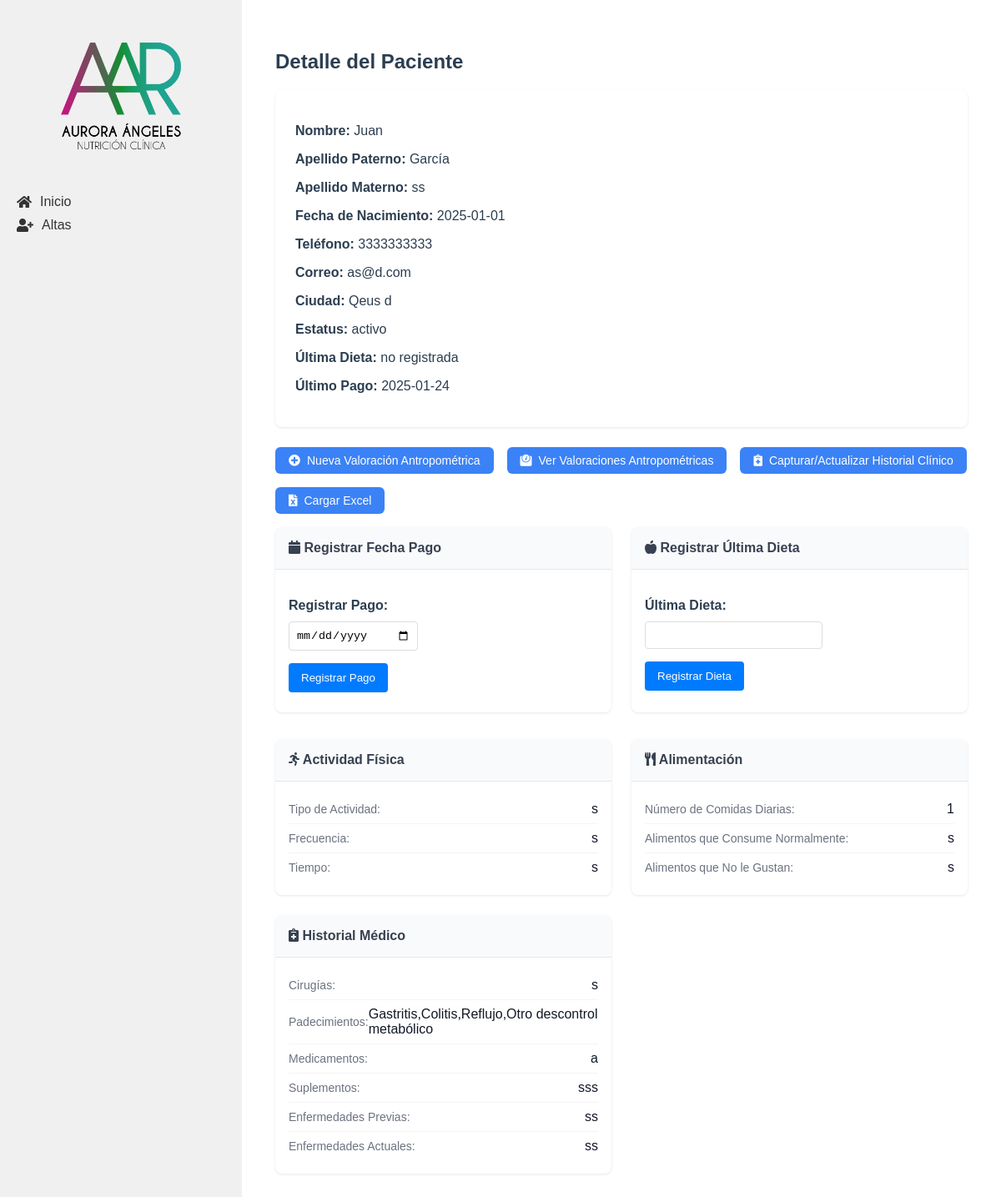
Before: /pacientes/2 with the older database file.
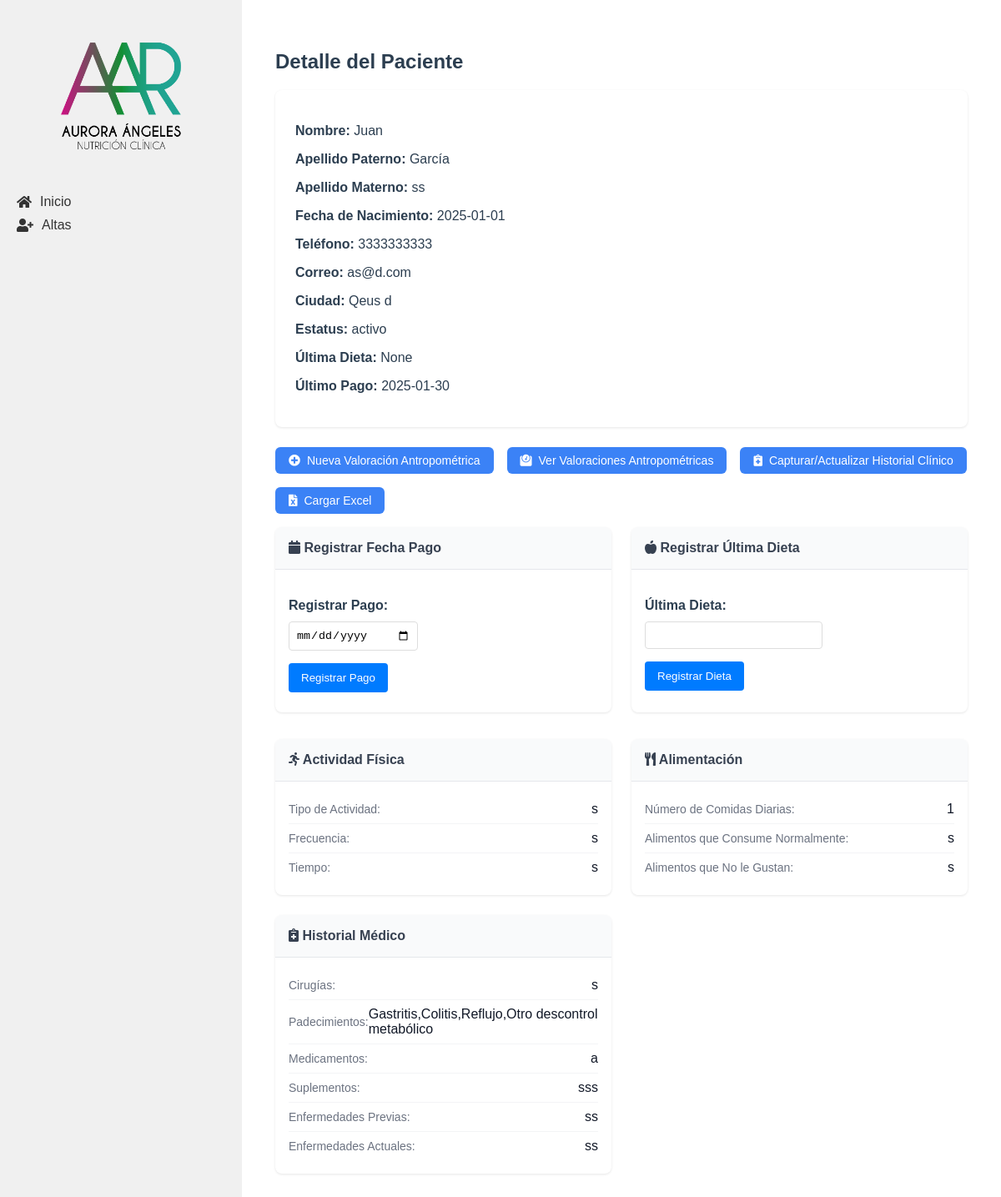
After: the same page with the newer database file.
### tables this page shows
CREATE TABLE "valoracion_antropometrica" (
    id INTEGER PRIMARY KEY AUTOINCREMENT,
    paciente_id INTEGER NOT NULL,
    numero_cita INTEGER NOT NULL,
    fecha DATE NOT NULL,
    estatura FLOAT NOT NULL,
    peso FLOAT NOT NULL,
    imc FLOAT NOT NULL,
    grasa FLOAT NOT NULL,
    cintura FLOAT NOT NULL,
    torax FLOAT NOT NULL,
    brazo FLOAT NOT NULL,
    cadera FLOAT NOT NULL,
    pierna FLOAT NOT NULL,
    pantorrilla FLOAT NOT NULL,
    tension_arterial TEXT NOT NULL,
    frecuencia_cardiaca INTEGER NOT NULL,
    bicep FLOAT NOT NULL,
    tricep FLOAT NOT NULL,
    suprailiaco FLOAT NOT NULL,
    subescapular FLOAT NOT NULL,
    femoral FLOAT,
    porcentaje_grasa FLOAT NOT NULL,
    ultima_dieta TEXT,
    FOREIGN KEY (paciente_id) REFERENCES pacientes (id)
);

CREATE TABLE pagos (
    id INTEGER PRIMARY KEY AUTOINCREMENT,
    paciente_id INTEGER NOT NULL,
    fecha_pago DATE NOT NULL,
    FOREIGN KEY (paciente_id) REFERENCES pacientes (id)
);

### app/controllers/pacientes.py (the view, shortened to what this page needs)
@pacientes.route('/pacientes/<int:id>', methods=['GET', 'POST'])
def detalle_paciente(id):
    paciente = Paciente.obtener_por_id(id)
    if paciente is None:
        flash('Paciente no encontrado', 'error')
        return redirect(url_for('pacientes.lista_pacientes'))
    ultimo_pago = Pago.obtener_ultimo_pago(id)
    historial = HistorialClinico.obtener_por_paciente_id(id)
    ultima_valoracion = ValoracionAntropometrica.obtener_ultima_por_paciente(id)
    return render_template('detalle_paciente.html',
                            paciente=paciente,
                            ultimo_pago=ultimo_pago,
                            historial=historial,
                            ultima_valoracion=ultima_valoracion)

### app/db.py (called while the page is built)
def get_db():
    if 'db' not in g:
        g.db = sqlite3.connect(
            'pacientes.db',
            detect_types=sqlite3.PARSE_DECLTYPES
        )
        g.db.row_factory = sqlite3.Row
    return g.db

def query_db(query, args=(), one=False):
    cur = get_db().execute(query, args)
    rv = cur.fetchall()
    cur.close()
    return (rv[0] if rv else None) if one else rv

### app/models/historial_clinico.py (called while the page is built)
    @staticmethod
    def obtener_por_paciente_id(paciente_id):
        return query_db('SELECT * FROM historial_clinico WHERE paciente_id = ?', [paciente_id], one=True)

### app/models/paciente.py (called while the page is built)
    @staticmethod
    def obtener_por_id(id):
        return query_db('SELECT * FROM pacientes WHERE id = ?', [id], one=True)

### app/models/pago.py (called while the page is built)
    @staticmethod
    def obtener_ultimo_pago(paciente_id):
        return query_db('SELECT fecha_pago FROM pagos WHERE paciente_id = ? ORDER BY fecha_pago DESC LIMIT 1', [paciente_id], one=True)

### app/models/valoracion_antropometrica.py (called while the page is built)
    @staticmethod
    def obtener_ultima_por_paciente(paciente_id):
        return query_db('''
            SELECT * FROM valoracion_antropometrica
            WHERE paciente_id = ?
            ORDER BY numero_cita DESC
            LIMIT 1
        ''', [paciente_id], one=True)

### app/templates/detalle_paciente.html (shortened to what the changed rows need)
{% extends "base.html" %}
{% block content %}
<div class="table-container">
    <h2>Detalle del Paciente</h2>
    <div class="paciente-detalle">
        <p><strong>Nombre:</strong> {{ paciente['nombre'] }}</p>
        <p><strong>Apellido Paterno:</strong> {{ paciente['apellido_paterno'] }}</p>
        <p><strong>Apellido Materno:</strong> {{ paciente['apellido_materno'] }}</p>
        <p><strong>Fecha de Nacimiento:</strong> {{ paciente['fecha_nacimiento'] }}</p>
        <p><strong>Teléfono:</strong> {{ paciente['telefono'] }}</p>
        <p><strong>Correo:</strong> {{ paciente['correo'] }}</p>
        <p><strong>Ciudad:</strong> {{ paciente['ciudad'] }}</p>
        <p><strong>Estatus:</strong> {{ paciente['status'] }}</p>
        <p><strong>Última Dieta:</strong> {{ ultima_valoracion['ultima_dieta'] if ultima_valoracion else 'No registrada' }}</p>
        <p><strong>Último Pago:</strong> {{ ultimo_pago['fecha_pago'] if ultimo_pago else 'No registrado' }}</p>
    </div>
</div>
{% endblock %}

Changed rows visible on the page:
no longer on this page (row edited): valoracion_antropometrica: ultima_dieta "no registrada"
no longer on this page (row unchanged): pagos: fecha_pago "2025-01-24"
added pagos: fecha_pago "2025-01-30"
Other visible differences:
text now shown: "None"
